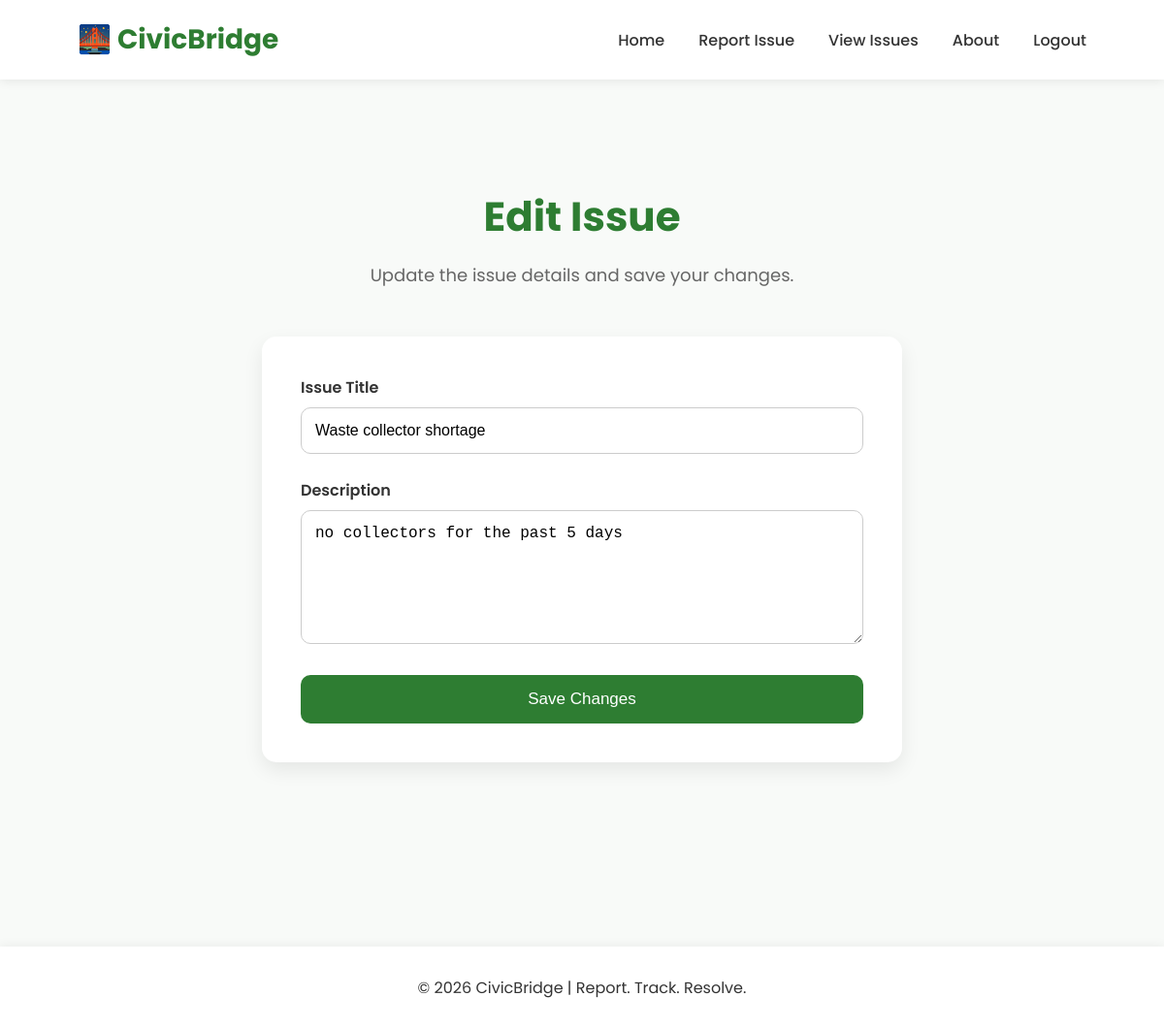
Page /edit/8 (signed in) on the committed database.
### tables this page shows
CREATE TABLE reports (
    id INTEGER PRIMARY KEY AUTOINCREMENT,
    name TEXT,
    location TEXT,
    title TEXT,
    description TEXT
, status TEXT, username TEXT);

### app/app.py (the view, shortened to what this page needs)
@app.route("/edit/<int:id>", methods=["GET","POST"])
def edit(id):
    if "username" not in session:
        flash("Please log in to edit an issue.")
        return redirect(url_for("login"))
    conn=sqlite3.connect("civicbridge.db")
    cursor=conn.cursor()
    cursor.execute(
        "SELECT * FROM reports WHERE id = ?",
        (id,)
    )
    report=cursor.fetchone()
    if report is None:
        conn.close()
        flash("Report not found.")
        return redirect(url_for("issues"))
    if report[5]=="Resolved":
        conn.close()
        flash("This report has already been resolved and cannot be edited.")
        return redirect(url_for("issues"))
    conn.close()
    return render_template("edit.html",report=report)

### app/templates/edit.html
{% extends "base.html" %}
{% block content %}
<section class="report-header">
    <h1>Edit Issue</h1>
    <p>
        Update the issue details and save your changes.
    </p>
</section>
<div class="report-container">
    <form method="POST" class="report-form">
        <div class="form-group">
            <label for="title">Issue Title</label>
            <input
                id="title"
                type="text"
                name="title"
                value="{{ report[3] }}"
                required
            >
        </div>
        <div class="form-group">
            <label for="description">Description</label>
            <textarea
                id="description"
                name="description"
                rows="6"
                required
            >{{ report[4] }}</textarea>
        </div>
        <button type="submit" class="submit-btn">
            Save Changes
        </button>
    </form>
</div>
{% endblock %}

### app/static/style.css (style rules this page uses)
* { margin:0; padding:0; box-sizing:border-box; }
body { font-family:'Poppins',sans-serif; background:#f8faf8; color:#333; }
.report-header { text-align:center; padding:60px 20px 30px; }
.report-header h1 { font-size:42px; color:#2e7d32; margin-bottom:15px; }
.report-header p { color:#666; font-size:18px; }
.report-container { max-width:700px; margin:0 auto 60px; padding:20px; }
.report-form { background:white; padding:40px; border-radius:15px; box-shadow:0 8px 20px rgba(0,0,0,0.08); }
.form-group { margin-bottom:25px; }
.form-group label { display:block; margin-bottom:8px; font-weight:600; color:#333; }
.form-group input, .form-group textarea { width:100%; padding:14px; border:1px solid #ccc; border-radius:10px; font-size:16px; transition:0.3s; box-sizing:border-box; }
.form-group textarea { resize:vertical; }
.submit-btn { width:100%; background:#2e7d32; color:white; border:none; padding:15px; font-size:17px; border-radius:10px; cursor:pointer; transition:0.3s; }

### rows in the picture
reports: title "Waste collector shortage", description "no collectors for the past 5 days"
